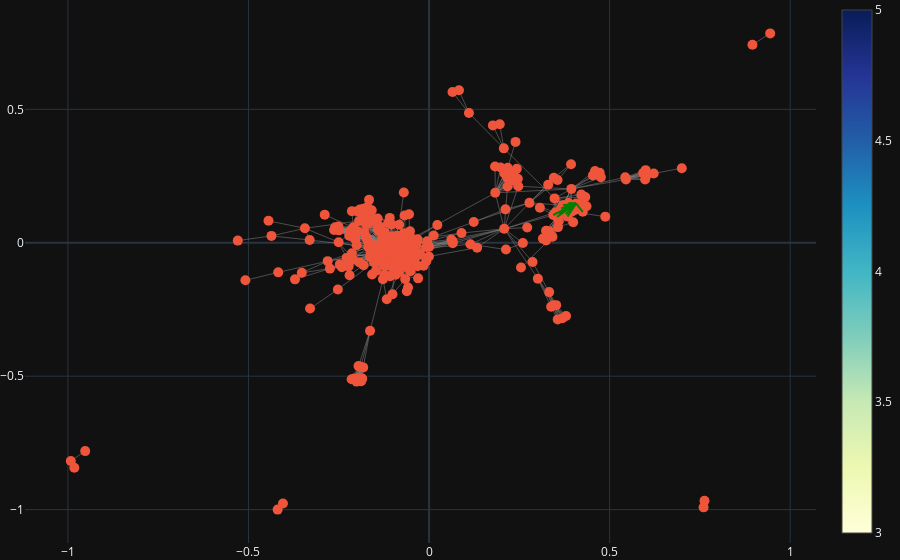

This figure's notebook cell:
### Code cell
def visualize_graph(graph, recommended_edges=None):
    # Create a NetworkX graph from your 'graph' adjacency matrix
    G = nx.Graph(graph)

    # Create positions for the nodes using a layout algorithm (e.g., spring_layout)
    pos = nx.spring_layout(G)

    # Create edges and nodes
    edge_trace = go.Scatter(
        x=[],
        y=[],
        line=dict(width=0.5, color='#888'),
        hoverinfo='none',
        mode='lines')

    node_trace = go.Scatter(
        x=[],
        y=[],
        text=[],
        mode='markers',
        hoverinfo='text',
        marker=dict(
            showscale=True,
            colorscale='YlGnBu',
            size=10,
        )
    )

    for edge in G.edges():
        x0, y0 = pos[edge[0]]
        x1, y1 = pos[edge[1]]
        edge_trace['x'] += tuple([x0, x1, None])
        edge_trace['y'] += tuple([y0, y1, None])

    for node in G.nodes():
        x, y = pos[node]
        node_trace['x'] += tuple([x])
        node_trace['y'] += tuple([y])

    # Add recommended edges in green color
    if recommended_edges:
        recommended_x = []
        recommended_y = []
        recommended_text = []

        for edge in recommended_edges:
            x0, y0 = pos[edge[0]]
            x1, y1 = pos[edge[1]]
            recommended_x += [x0, x1, None]
            recommended_y += [y0, y1, None]
            recommended_text.append(f"Edge: {edge}, Color: Green")

        edge_trace_recommended = go.Scatter(
            x=recommended_x,
            y=recommended_y,
            text=recommended_text,
            line=dict(width=2, color='green'),
            hoverinfo='text',
            mode='lines'
        )

        fig = go.Figure(data=[edge_trace, node_trace, edge_trace_recommended],
                        layout=go.Layout(
                            showlegend=False,
                            hovermode='closest',
                            margin=dict(b=0, l=0, r=0, t=0)
                        )
                        )

    else:
        fig = go.Figure(data=[edge_trace, node_trace],
                        layout=go.Layout(
                            showlegend=False,
                            hovermode='closest',
                            margin=dict(b=0, l=0, r=0, t=0)
                        )
                        )

    fig.show()


G_nx = G.to_networkx()

# Example usage:
visualize_graph(G_nx, recommended_edges=new_recomendations)

### Figure 1 — Plotly figure (JSON) as saved in the notebook; plotly's stock layout.template omitted (floating-point values rounded to 4 significant figures; data arrays with more than 128 entries replaced by an {"elided": "..."} marker saying what was removed)
{"data": [{"hoverinfo": "none", "line": {"color": "#888", "width": 0.5}, "mode": "lines", "x": {"elided": "7557 float values"}, "y": {"elided": "7557 float values"}, "type": "scatter"}, {"hoverinfo": "text", "marker": {"colorscale": [[0.0, "rgb(255,255,217)"], [0.125, "rgb(237,248,177)"], [0.25, "rgb(199,233,180)"], [0.375, "rgb(127,205,187)"], [0.5, "rgb(65,182,196)"], [0.625, "rgb(29,145,192)"], [0.75, "rgb(34,94,168)"], [0.875, "rgb(37,52,148)"], [1.0, "rgb(8,29,88)"]], "showscale": true, "size": 10}, "mode": "markers", "text": [], "x": {"elided": "333 float values"}, "y": {"elided": "333 float values"}, "type": "scatter"}, {"hoverinfo": "text", "line": {"color": "green", "width": 2}, "mode": "lines", "text": ["Edge: (2, 162), Color: Green", "Edge: (2, 14), Color: Green", "Edge: (2, 144), Color: Green", "Edge: (2, 140), Color: Green", "Edge: (2, 17), Color: Green", "Edge: (2, 41), Color: Green", "Edge: (2, 44), Color: Green", "Edge: (2, 111), Color: Green", "Edge: (2, 214), Color: Green", "Edge: (2, 28), Color: Green"], "x": [0.4071, 0.4257, null, 0.4071, 0.3787, null, 0.4071, 0.3441, null, 0.4071, 0.3733, null, 0.4071, 0.3659, null, 0.4071, 0.3609, null, 0.4071, 0.386, null, 0.4071, 0.3545, null, 0.4071, 0.3708, null, 0.4071, 0.3834, null], "y": [0.1472, 0.116, null, 0.1472, 0.1068, null, 0.1472, 0.104, null, 0.1472, 0.1201, null, 0.1472, 0.1281, null, 0.1472, 0.1081, null, 0.1472, 0.149, null, 0.1472, 0.09682, null, 0.1472, 0.1408, null, 0.1472, 0.09815, null], "type": "scatter"}], "layout": {"hovermode": "closest", "margin": {"b": 0, "l": 0, "r": 0, "t": 0}, "showlegend": false}}
